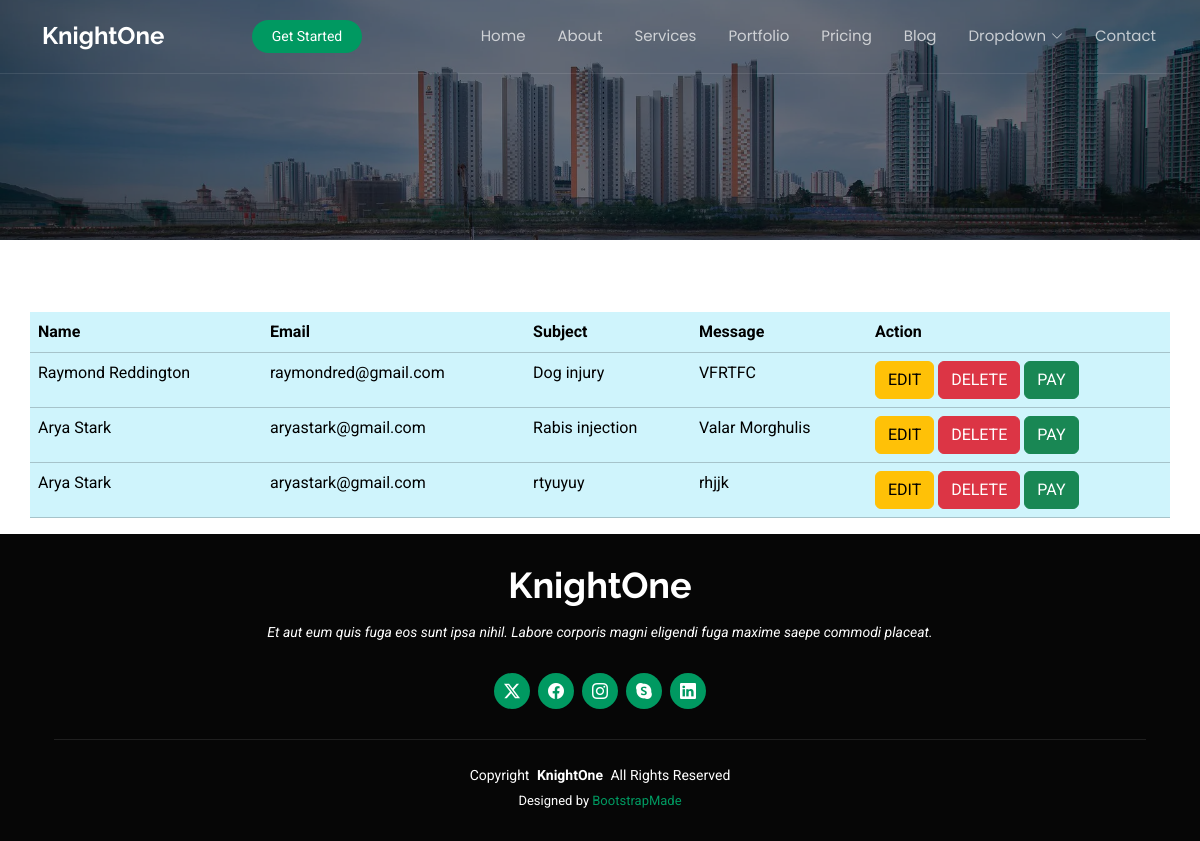
Page /show/ on the committed database.
### petcareapp/models.py (models this page shows, shortened)
class Contact(models.Model):
    name = models.CharField(max_length=20)
    email = models.EmailField()
    subject = models.CharField(max_length=100)
    message = models.TextField()

### petcareapp/views.py (the view)
# urls.py: path('show/', views.show, name='show'),
def show(request):
    allcontacts=Contact.objects.all()
    return render(request,'show.html',{'contact':allcontacts})

### templates/show.html
{% extends 'starter-page.html' %}
{% load static %}
{% block body %}
    <br><br><br>
    <table class="table table-info container">
    <tr>
        <th>Name</th>
        <th>Email</th>
        <th>Subject</th>
        <th>Message</th>
        <th>Action</th>
    </tr>
    {% for x in contact %}
        <tr>
            <td>{{ x.name }}</td>
            <td>{{ x.email }}</td>
            <td>{{ x.subject }}</td>
            <td>{{ x.message }}</td>
            <td>
                <a href="/edit/{{ x.id }}" class="btn btn-warning">EDIT</a>
                <a href="/delete/{{ x.id }}" class="btn btn-danger">DELETE</a>
                <a href="" class="btn btn-success">PAY</a>
            </td>
        </tr>
    {% endfor %}
    </table>
{% endblock %}

### static/assets/css/main.css (style rules this page uses)
:root { --default-font: "Roboto", system-ui, -apple-system, "Segoe UI", Roboto, "Helvetica Neue", Arial, "Noto Sans", "Liberation Sans", sans-serif, "Apple Color Emoji", "Segoe UI Emoji", "Segoe UI Symbol", "Noto Color Emoji"; --heading-font: "Raleway", sans-serif; --nav-font: "Poppins", sans-serif; }
:root { --background-color: #ffffff; --default-color: #444444; --heading-color: #282828; --accent-color: #009961; --surface-color: #ffffff; --contrast-color: #ffffff; }
:root { --nav-color: #ffffff; --nav-hover-color: #009961; --nav-mobile-background-color: #ffffff; --nav-dropdown-background-color: #ffffff; --nav-dropdown-color: #444444; --nav-dropdown-hover-color: #009961; }
:root { scroll-behavior: smooth; }
body { color: var(--default-color); background-color: var(--background-color); font-family: var(--default-font); }
a { color: var(--accent-color); text-decoration: none; transition: 0.3s; }

### rows in the picture
Contact: name "Raymond Reddington", email "raymondred@gmail.com", subject "Dog injury", message "VFRTFC"
Contact: name "Arya Stark", email "aryastark@gmail.com", subject "Rabis injection", message "Valar Morghulis"
Contact: name "Arya Stark", email "aryastark@gmail.com", subject "rtyuyuy", message "rhjjk"
